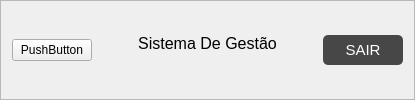
        <widget class="QFrame" name="topFrame">
         <property name="frameShape">
          <enum>QFrame::StyledPanel</enum>
         </property>
         <property name="frameShadow">
          <enum>QFrame::Raised</enum>
         </property>
         <layout class="QHBoxLayout" name="horizontalLayout_2">
          <item alignment="Qt::AlignLeft|Qt::AlignVCenter">
           <widget class="QPushButton" name="btinToggle">
            <property name="text">
             <string>PushButton</string>
            </property>
            <property name="icon">
             <iconset resource="icons_.qrc">
              <normaloff>:/icons/icons/menu2.png</normaloff>:/icons/icons/menu2.png</iconset>
            </property>
            <property name="iconSize">
             <size>
              <width>30</width>
              <height>30</height>
             </size>
            </property>
           </widget>
          </item>
          <item>
           <spacer name="horizontalSpacer_2">
            <property name="orientation">
             <enum>Qt::Horizontal</enum>
            </property>
            <property name="sizeHint" stdset="0">
             <size>
              <width>40</width>
              <height>20</height>
             </size>
            </property>
           </spacer>
          </item>
          <item>
           <widget class="QLabel" name="label">
            <property name="text">
             <string>&lt;!DOCTYPE HTML PUBLIC &quot;-//W3C//DTD HTML 4.0//EN&quot; &quot;http://www.w3.org/TR/REC-html40/strict.dtd&quot;&gt;
&lt;html&gt;&lt;head&gt;&lt;meta name=&quot;qrichtext&quot; content=&quot;1&quot; /&gt;&lt;style type=&quot;text/css&quot;&gt;
p, li { white-space: pre-wrap; }
&lt;/style&gt;&lt;/head&gt;&lt;body style=&quot; font-family:'MS Shell Dlg 2'; font-size:8pt; font-weight:400; font-style:normal;&quot;&gt;
&lt;p align=&quot;center&quot; style=&quot; margin-top:12px; margin-bottom:12px; margin-left:0px; margin-right:0px; -qt-block-indent:0; text-indent:0px;&quot;&gt;&lt;span style=&quot; font-size:12pt;&quot;&gt;Sistema De Gestão&lt;/span&gt;&lt;br /&gt;&lt;/p&gt;&lt;/body&gt;&lt;/html&gt;</string>
            </property>
           </widget>
          </item>
          <item>
           <spacer name="horizontalSpacer">
            <property name="orientation">
             <enum>Qt::Horizontal</enum>
            </property>
            <property name="sizeHint" stdset="0">
             <size>
              <width>40</width>
              <height>20</height>
             </size>
            </property>
           </spacer>
          </item>
          <item>
           <widget class="QPushButton" name="btnSair">
            <property name="minimumSize">
             <size>
              <width>80</width>
              <height>15</height>
             </size>
            </property>
            <property name="maximumSize">
             <size>
              <width>80</width>
              <height>30</height>
             </size>
            </property>
            <property name="font">
             <font>
              <pointsize>11</pointsize>
             </font>
            </property>
            <property name="cursor">
             <cursorShape>PointingHandCursor</cursorShape>
            </property>
            <property name="styleSheet">
             <string notr="true">QPushButton{
background-color: rgb(71,71,71);
border: solid black;
border-radius: 5px;
color: white;
}

QPushButton:hover{
background-color:red;
}
</string>
            </property>
            <property name="text">
             <string>SAIR</string>
            </property>
           </widget>
          </item>
         </layout>
        </widget>
